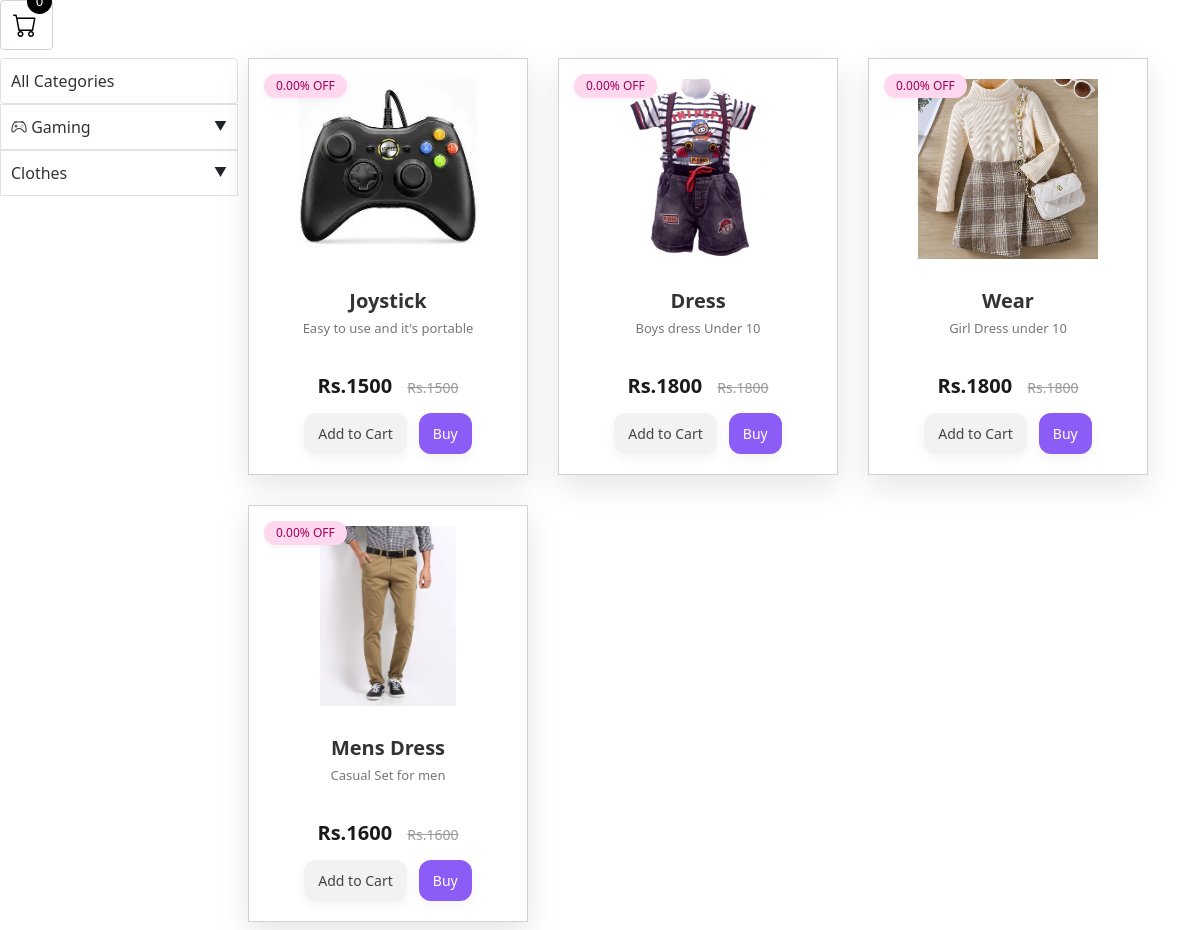
/all-products/ (signed in), run on the app's committed database.
### techspot_app/models.py (models this page shows, shortened)
class CategoryModel(models.Model):
    category_icon = models.CharField(max_length=200, default="", blank=True)
    category_name = models.CharField(max_length=200, default="", unique=True)
    category_image = models.ImageField(
        upload_to="category_image/", default="", null=True, blank=True
    )

class ProductModel(models.Model):
    product_category = models.ForeignKey(
        CategoryModel,
        related_name="productcategory",
        on_delete=models.CASCADE,
    )
    product_name = models.CharField(max_length=200, default="")
    product_description = models.CharField(max_length=200, default="")
    product_price = models.DecimalField(max_digits=10, decimal_places=2, default=0)
    product_image = models.ImageField(
        upload_to="productImage/", default="", null=True, blank=True
    )
    pro_sub_category = models.ForeignKey(
        Sub_CategoryModel,
        related_name="productSubCategory",
        on_delete=models.CASCADE,
        null=True,
        blank=True,
    )
    product_stock = models.IntegerField(default=0)
    product_discount = models.DecimalField(max_digits=5, decimal_places=2, default=0)
    created_at = models.DateField(auto_now_add=True)
    updated_on = models.DateField(auto_now=True)
    def get_discount_amount(self):
        return self.product_price - (self.product_price * self.product_discount) / 100

### techspot_app/views.py (the view)
# urls.py: path('all-products/', show_allproducts, name='allproduct'),
def show_allproducts(request, category_id=None):
    if not request.session.get("user_id"):
        return redirect("login")
    if category_id:
        fltr_category = get_object_or_404(CategoryModel, id=category_id)
        products = ProductModel.objects.filter(product_category=fltr_category)
        extra_context = {"fltr_category": fltr_category}
    else:
        products = ProductModel.objects.all()
        extra_context = {}
    context = get_common_context(
        request, products=products, extra_context=extra_context
    )
    return render(request, "content/cards.html", context)

### techspot_app/templates/content/cards.html (shortened to what this page needs)
{% extends "base.html" %}
{% load static %}
{% block category %}
<link rel="stylesheet" href="{% static 'CSS/cards.css' %}">
{% include "content/cart.html" %}
<div class="catg">
    <div class="catglist py-2">
        <a href="{% url 'allproduct' %}">
            <div class="border rounded" style="padding: 10px;">
                All Categories
            </div>
        </a>
        {% for category in categories %}
        <details class="category-dropdown border">
            <summary>
                <a href="{% url 'filter_by_category' category.id %}">
                    <span><i class="{{ category.category_icon }}"></i> {{ category.category_name }}</span>
                </a>
            </summary>
        </details>
        {% endfor %}
    </div>
    <div class="card-container my-2">
        {% for prodct in products %}
        <article class="product-card" onclick="location.href=`{% url 'product_itemView_detail' prodct.id %}`">
            <span class="badge">{{ prodct.product_discount }}% OFF</span>
            {% if prodct.product_image %}
            <img src="{{ prodct.product_image.url }}" alt="{{ prodct.product_name }}" class="product-img">
            {% else %}
            <img src="{% static 'images/default_image.png' %}" alt="Default image" class="product-img">
            {% endif %}
            <div class="card-content">
                <h3 class="product-title">{{ prodct.product_name }}</h3>
                <p class="product-description">{{ prodct.product_description }}</p>
                <p class="price">
                    Rs.{{ prodct.get_discount_amount|floatformat:0 }}
                    <span class="old-price">Rs.{{ prodct.product_price|floatformat:0 }}</span>
                </p>
                <div class="button-group">
                    <a href="{% url 'add_to_cart' prodct.id %}" class="btn add-cart" title="Add to Cart">
                        Add to Cart
                    </a>
                    <button class="btn buy" title="Buy Now">Buy</button>
                </div>
            </div>
        </article>
        {% endfor %}
    </div>
</div>
{% endblock %}

### static/CSS/mainstyle.css (style rules this page uses)
:root { --main-color: #000000; --secondary-color: #f1f1f1; --text-color: #333; }

### static/CSS/cards.css (style rules this page uses)
.catg { display: grid; grid-template-columns: 1fr 4fr; gap: 10px; }
.catglist { display: flex; flex-direction: column; }
.catglist a { text-decoration: none; color: #333; font-weight: 500; }
.category-dropdown { overflow: hidden; }
.category-dropdown summary { padding: 10px; cursor: pointer; display: flex; justify-content: space-between; align-items: center; }
.category-dropdown summary::after { content: "▼"; font-size: 0.8rem; }
.card-container { display: flex; flex-wrap: wrap; gap: 30px; justify-content: start; }
.product-card { background: rgba(255, 255, 255, 0.9); backdrop-filter: blur(10px); width: 280px; border: 1px solid #d2d2d2; box-shadow: 0 12px 30px rgba(0, 0, 0, 0.1); overflow: hidden; position: relative; text-align: center; transition: transform 0.3s ease, box-shadow 0.3s ease; }
.badge { position: absolute; top: 15px; left: 15px; background-color: #ffd7ef; color: #a10057; padding: 6px 12px; font-size: 12px; font-weight: 500; border-radius: 12px; box-shadow: 0 2px 6px rgba(0,0,0,0.05); }
.product-img { width: 100%; max-height: 220px; object-fit: contain; padding: 20px; }
.card-content { padding: 0 20px 20px; }
.product-title { font-size: 20px; font-weight: 900; margin: 10px 0 6px; color: #333; }
.product-description { color: #777; font-size: 13px; min-height: 36px; }
.price { font-size: 20px; font-weight: 700; color: #1a1a1a; margin: 10px 0; }
.old-price { font-size: 14px; font-weight: 400; color: #999; text-decoration: line-through; margin-left: 10px; }
.button-group { display: flex; gap: 12px; justify-content: center; margin-top: 12px; }
.btn { padding: 10px 14px; border: none; border-radius: 12px; cursor: pointer; font-weight: 500; font-size: 14px; transition: 0.3s ease; box-shadow: 0 4px 12px rgba(0,0,0,0.05); }
.add-cart { background-color: #f2f2f2; color: #444; }
.buy { background-color: #8b5cf6; color: #fff; }

### data on the page
CategoryModel: category_name "Gaming"
CategoryModel: category_name "Clothes"
ProductModel: product_discount "0.00", product_image (picture), product_name "Joystick", product_description "Easy to use and it's portable", get_discount_amount "1500", product_price "1500"
ProductModel: product_discount "0.00", product_image (picture), product_name "Dress", product_description "Boys dress Under 10", get_discount_amount "1800", product_price "1800"
ProductModel: product_discount "0.00", product_image (picture), product_name "Wear", product_description "Girl Dress under 10", get_discount_amount "1800", product_price "1800"
ProductModel: product_discount "0.00", product_image (picture), product_name "Mens Dress", product_description "Casual Set for men", get_discount_amount "1600", product_price "1600"
